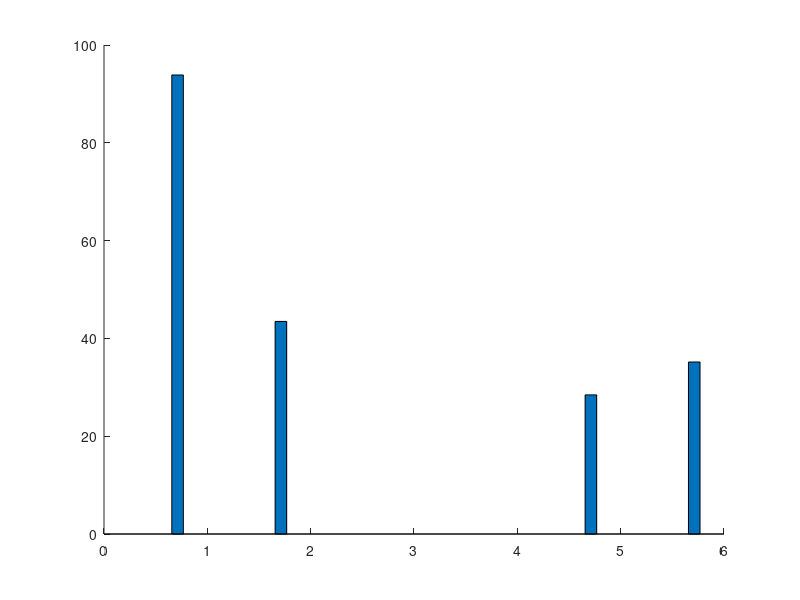

Source code (MATLAB): (Note: this script raises an error after producing the figure.)
%%%%%%%%%%%%%%%%%%%%%%%%%%%%%%%%%%%%%%%%%%%%%%%%%%%%%%%%%%%%%%%%%%%%%%%%%%%%%%%%%%%%%%%
%   Author: Xiaohui Liu (whulxh@gmail.com)
%   Date:   9/28/2011
%   Function: prepares figures for loss causes only for MTA and other protocols
%%%%%%%%%%%%%%%%%%%%%%%%%%%%%%%%%%%%%%%%%%%%%%%%%%%%%%%%%%%%%%%%%%%%%%%%%%%%%%%%%%%%%%%%
traffic = 'indriya_periodic';
dir = '/home/xiaohui/Dropbox/tOR/figures';
protocols = {'MTA'; 'MCMP'; 'MM'; 'MM-CD'; 'SDRCS'; 'CTP';};
PROTOCOL_NUM = 6;
CAUSE_NUM = 5;
results = zeros(PROTOCOL_NUM, CAUSE_NUM);
row = 1;
column = 1;
legends = {'Success', 'Overflow', 'Tx failure', 'Rejection', 'Expiration'};
%% MTA
% catch ratio 
t = [
0.96113876728886
0.91416485985902
0.90621242894776
0.95257988053686
0.96891537835108
0.97019603994432
0.90730368959541
0.95995577968106
0.90102020661665
0.945099627337  
];
results(row, column) = mean(t);
column = column + 1;

% overflow
t = [
0
0.000324952272635
0.000120081655526
0
0.000080945442772
0
0
0
0.00195164695105
0   
];
results(row, column) = mean(t);
column = column + 1;

% air loss
t = [
0.00024313153416
0.004711807953207
0.003362286354721
0.00093450349423
0.000930872591873
0.001297542778363
0.000728892488358
0.000202445542149
0.002549089895248
0.000405153553197    
];
results(row, column) = mean(t);
column = column + 1;

% rej
t = [
0.034281546316557
0.058328932937975
0.0806548452948
0.03567365512758
0.024040796503157
0.025423728813559
0.076938651548896
0.033565470888331
0.077309116979328
0.043959160521838    
];
results(row, column) = mean(t);
column = column + 1;

% expire: either at on the way to sink or at sink
results(row, end) = 1 - sum(results(row, 1 : end - 1));
row = row + 1;
column = 1;

%% MCMP
% catch ratio 
t = [
0
0.40906105919856
0
0.73596476100733
0
0.043565762992778
0.33696109293621
0.87741239934881
0.71959122436672
0.68447708462256
0.50097661298498
0.71346301471456
0.77696083759656
0.37872561918741
0.08937295884171
0.2093159925753
0.35896524577046
0.73319866686379
0.69214245144293
];
results(row, column) = mean(t);
column = column + 1;

% overflow
t = [
0.79281045751634
0.46168404673826
0.78648201736255
0.10407053159119
0.79509071504803
0.65579818690979
0.29901874287954
0.00267413377742
0.083785156390968
0.14889244918492
0.07528974108981
0.03834408868157
0.056324498111048
0.075435210079344
0.29093580316966
0.13386732979671
0.045847792411462
0.05747392738285
0.086649691113286
];
results(row, column) = mean(t);
column = column + 1;

% air loss
t = [
0.20228758169935
0.069060009375032
0.21103761885076
0.062755249443856
0.16933475631448
0.16251744133707
0.067006174366885
0.001364740386407
0.021294491169925
0.027778704754529
0.021765356748276
0.006447451459782
0.011458686227528
0.012307672106177
0.009322375535477
0.010525686063283
0.005021265173708
0.013188196394626
0.015610890318817
];
results(row, column) = mean(t);
column = column + 1;

% rej
t = [
0.000653594771242
0.001238127658118
0.000206696982224
0.000126863711814
0.00213447171825
0.066195093599435
0.048409747119688
0
0.000402366838967
0.000070414967692
0.00003065543204
0.000267630060595
0
0.002874044310508
0.020642402971412
0.005719241343329
0.000598910445337
0.000038750821923
0.000341532696127
];
results(row, column) = mean(t);
column = column + 1;

% expire: either at on the way to sink or at sink
results(row, end) = 1 - sum(results(row, 1 : end - 1));
row = row + 1;
column = 1;

%% MMSPEED
% catch ratio 
t = [
0
];
results(row, column) = mean(t);
column = column + 1;

% overflow
t = [
0.27824827278805
0.31538092956397
0.52981802236352
0.48703075407683
0.44682485489928
0.46804528866848
0.4732251875109
0.38483791372416
0.44381612550164
0.40231576881562
0.32377410198688
0.38882008091817
0.26599702380952
0.42663200462161
0.40152359717577
0.4700345950346
0.055744310998736
0.083937476427943
0.20048869883934
0.54865872175954
];
results(row, column) = mean(t);
column = column + 1;

% air loss
t = [
0.00412302206374
0.024820316243412
0.068077176057882
0.084710517675386
0.036275179242062
0.047066529428277
0.030350601779173
0.055475197821833
0.04761036118205
0.058286723579629
0.036116276793579
0.035917760713401
0.036551339285714
0.035721163104179
0.024061687105165
0.15404965404965
0.01121997471555
0.011146963919038
0.064874770922419
0.055813739474532
];
results(row, column) = mean(t);
column = column + 1;

% rej
t = [
0.71239135279697
0.65654048873982
0.38598991449244
0.42541315530262
0.49487879822465
0.46832600355572
0.49206349206349
0.52914149578831
0.47291134622401
0.48670395446963
0.62092590780072
0.54099578895219
0.57868303571429
0.53620258039669
0.561872909699
0.33770858770859
0.93295670037927
0.90240120688933
0.72738749745469
0.39281277320204
];
results(row, column) = mean(t);
column = column + 1;

% expire: either at on the way to sink or at sink
results(row, end) = 1 - sum(results(row, 1 : end - 1));
row = row + 1;
column = 1;

%% MMSPEEDCD
% catch ratio 
t = [
0
];
results(row, column) = mean(t);
column = column + 1;

% overflow
t = [
0.080970350404313
0.2921028559813
0.26063891131357
0.23548578199052
0.48050682261209
0.44566778362853
0.58567629179331
0.4353881032063
0.36296296296296
0.46648703267093
0.32056356927206
0.14718789001168
0.38917145200984
];
results(row, column) = mean(t);
column = column + 1;

% air loss
t = [
0.01078167115903
0.030999085272894
0.069196171145197
0.067831753554502
0.10487329434698
0.023647678314983
0.050056990881459
0.077944510417791
0.06334750050597
0.037049511620074
0.02660181147266
0.001932444945449
0.032526661197703
];
results(row, column) = mean(t);
column = column + 1;

% rej
t = [
0.90576819407008
0.66998678727513
0.65586437550456
0.66084123222749
0.34473684210526
0.50320727620871
0.33197188449848
0.45492820900356
0.5598461849828
0.47352269750384
0.62089902717209
0.85067836869439
0.57526661197703
];
results(row, column) = mean(t);
column = column + 1;

% expire: either at on the way to sink or at sink
results(row, end) = 1 - sum(results(row, 1 : end - 1));
row = row + 1;
column = 1;

%% SDRCS
% catch ratio 
t = [
0.10520438137424
0.15200017675298
0.22588571757068
0.37568277691536
0.18582913458677
0.59759605666777
0.34932221063608
];
results(row, column) = mean(t);
column = column + 1;

% overflow
t = [
0.51987050680956
0.58770067102693
0.4803954184687
0.25158544371143
0.36824264835358
0.17877213896458
0
];
results(row, column) = mean(t);
column = column + 1;

% air loss
t = [
0.075686537173476
0.013293128344517
0.10132598260539
0.027793147478187
0.028350061630569
0.020052792915531
0.011470281543274
];
results(row, column) = mean(t);
column = column + 1;

% rej
t = [
0
0.000467170644695
0.078893588707761
0.005873590125559
0.003213593942596
0.005407016348774
0.45568300312826   
];
results(row, column) = mean(t);
column = column + 1;

% expire: either at on the way to sink or at sink
results(row, end) = 1 - sum(results(row, 1 : end - 1));
row = row + 1;
column = 1;

%% CTP
% catch ratio 
t = [
0.3899924901668
0.43720033759329
0.40832357137398
0.50214502130206
0.40371696493928
0.28840977259886
0.21824975055222
0.17126880343172
0.36415180993619
0.33386242745824
];
results(row, column) = mean(t);
column = column + 1;

% overflow
t = [
0.0062826783606
0.003887510339123
0.007480877532151
0.077090724784592
0.070176377699864
0.10706072736564
0.067468772193675
0.13646504188239
0.052088533865868
0.062544719895618
];
results(row, column) = mean(t);
column = column + 1;

% air loss
t = [
0
0
0
0
0
0.001618260795503
0
0
0.000041604260276
0
];
results(row, column) = mean(t);
column = column + 1;

% rej
t = [
0
0
0
0
0
0
0
0
0
0
];
results(row, column) = mean(t);
column = column + 1;

% expire: either at on the way to sink or at sink
results(row, end) = 1 - sum(results(row, 1 : end - 1));
row = row + 1;
column = 1;


%% protocols
figure;
% title([metric 'for different protocols']);
h = bar(results * 100, 'stack');
set(h, 'linewidth', 2);
% color
colors = [
    128 0 0;
    0 0 143;
    100 0 0;
    0 255 0;
    60 0 0;
] / 255;
for i =1 : length(colors)
    set(h(i), 'facecolor', colors(i, :)) % use color name
end

set(gca, 'xtick', 1:size(protocols, 1), 'XTickLabel', protocols);
set(gca, 'FontSize', 30, 'YGrid', 'on', 'FontWeight', 'bold', 'ytick', 0:10:100);
h_legend = legend(legends);
set(h_legend, 'FontSize', 35);
ylabel('Ratio (%)');
ylim([0 100]);
%%
maximize;
set(gcf, 'Color', 'white');
cd(dir);
str = ['protocol_components_' traffic];
% export_fig(str, '-eps');
% export_fig(str, '-jpg', '-zbuffer');
% saveas(gcf, [str '.fig']);